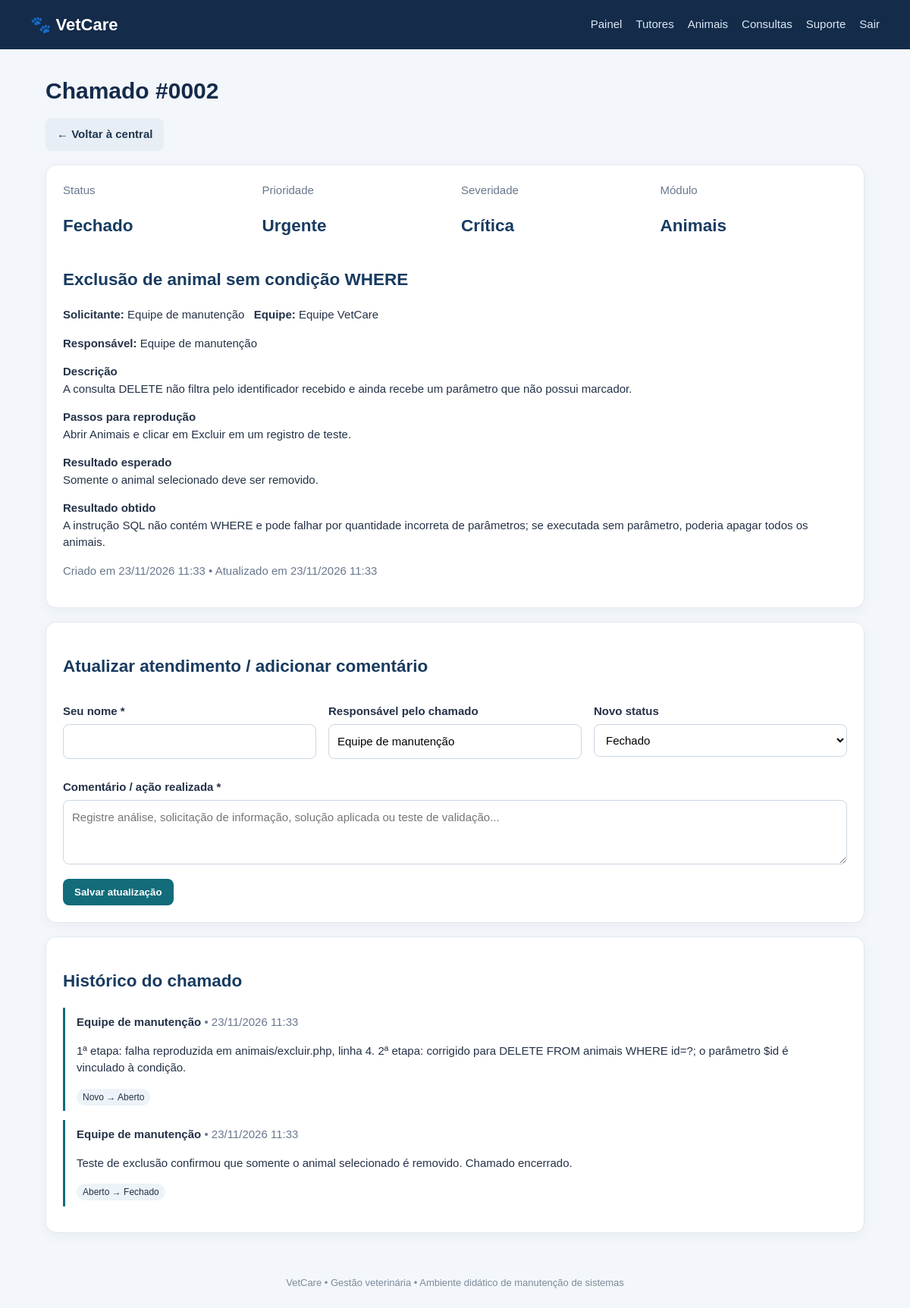
Page /vetcare_manutencao_djeniffer/chamados/ver.php?id=2 (signed in) on the committed database.
### tables this page shows
CREATE TABLE IF NOT EXISTS chamados (
  id INT AUTO_INCREMENT PRIMARY KEY,
  titulo VARCHAR(160) NOT NULL,
  modulo VARCHAR(60) NOT NULL,
  solicitante VARCHAR(120) NOT NULL,
  equipe VARCHAR(100),
  descricao TEXT NOT NULL,
  passos TEXT NOT NULL,
  resultado_esperado TEXT NOT NULL,
  resultado_obtido TEXT NOT NULL,
  severidade ENUM('Baixa','Média','Alta','Crítica') NOT NULL DEFAULT 'Média',
  prioridade ENUM('Baixa','Média','Alta','Urgente') NOT NULL DEFAULT 'Média',
  status ENUM('Aberto','Em análise','Aguardando informações','Resolvido','Fechado') NOT NULL DEFAULT 'Aberto',
  responsavel VARCHAR(120),
  criado_em TIMESTAMP DEFAULT CURRENT_TIMESTAMP,
  atualizado_em TIMESTAMP DEFAULT CURRENT_TIMESTAMP ON UPDATE CURRENT_TIMESTAMP
);

CREATE TABLE IF NOT EXISTS historico_chamados (
  id INT AUTO_INCREMENT PRIMARY KEY,
  chamado_id INT NOT NULL,
  autor VARCHAR(120) NOT NULL,
  comentario TEXT NOT NULL,
  status_anterior VARCHAR(40),
  status_novo VARCHAR(40),
  criado_em TIMESTAMP DEFAULT CURRENT_TIMESTAMP,
  CONSTRAINT fk_historico_chamado FOREIGN KEY (chamado_id)
    REFERENCES chamados(id) ON DELETE CASCADE
);

### vetcare_manutencao_djeniffer/chamados/ver.php (the view, shortened to what this page needs)
<?php
require_once __DIR__.'/../config/database.php';require_once __DIR__.'/../config/auth.php';exigirLogin();
$id=(int)($_GET['id']??0);$s=$pdo->prepare("SELECT * FROM chamados WHERE id=?");$s->execute([$id]);$c=$s->fetch();
$h=$pdo->prepare("SELECT * FROM historico_chamados WHERE chamado_id=? ORDER BY criado_em DESC");$h->execute([$id]);$historico=$h->fetchAll();
include __DIR__.'/../includes/header.php';
?>
<h1>Chamado #<?=str_pad($id,4,'0',STR_PAD_LEFT)?></h1>
<div class="actions"><a class="btn secondary" href="index.php">← Voltar à central</a></div>
<section class="panel"><div class="grid"><div><span class="muted">Status</span><h2><?=htmlspecialchars($c['status'])?></h2></div><div><span class="muted">Prioridade</span><h2><?=htmlspecialchars($c['prioridade'])?></h2></div><div><span class="muted">Severidade</span><h2><?=htmlspecialchars($c['severidade'])?></h2></div><div><span class="muted">Módulo</span><h2><?=htmlspecialchars($c['modulo'])?></h2></div></div>
<h2><?=htmlspecialchars($c['titulo'])?></h2>
<p><b>Solicitante:</b> <?=htmlspecialchars($c['solicitante'])?> &nbsp; <b>Equipe:</b> <?=htmlspecialchars($c['equipe']?:'Não informada')?></p>
<p><b>Responsável:</b> <?=htmlspecialchars($c['responsavel']?:'Não atribuído')?></p>
<p><b>Descrição</b><br><?=nl2br(htmlspecialchars($c['descricao']))?></p>
<p><b>Passos para reprodução</b><br><?=nl2br(htmlspecialchars($c['passos']))?></p>
<p><b>Resultado esperado</b><br><?=nl2br(htmlspecialchars($c['resultado_esperado']))?></p>
<p><b>Resultado obtido</b><br><?=nl2br(htmlspecialchars($c['resultado_obtido']))?></p>
<p class="muted">Criado em <?=date('d/m/Y H:i',strtotime($c['criado_em']))?> • Atualizado em <?=date('d/m/Y H:i',strtotime($c['atualizado_em']))?></p>
</section>
<section class="panel"><h2>Atualizar atendimento / adicionar comentário</h2>
<form method="post"><div class="grid">
<div class="field"><label>Seu nome *</label><input name="autor" required></div>
<div class="field"><label>Responsável pelo chamado</label><input name="responsavel" value="<?=htmlspecialchars($c['responsavel']??'')?>"></div>
<div class="field"><label>Novo status</label><select name="status"><?php foreach(['Aberto','Em análise','Aguardando informações','Resolvido','Fechado'] as $v):?><option <?=$c['status']===$v?'selected':''?>><?=$v?></option><?php endforeach;?></select></div>
</div><div class="field"><label>Comentário / ação realizada *</label><textarea name="comentario" placeholder="Registre análise, solicitação de informação, solução aplicada ou teste de validação..." required></textarea></div><button>Salvar atualização</button></form>
</section>
<section class="panel"><h2>Histórico do chamado</h2>
<?php foreach($historico as $item):?><div style="border-left:3px solid #126c79;padding:8px 15px;margin:12px 0"><b><?=htmlspecialchars($item['autor'])?></b> <span class="muted">• <?=date('d/m/Y H:i',strtotime($item['criado_em']))?></span><p><?=nl2br(htmlspecialchars($item['comentario']))?></p><?php if($item['status_novo']):?><span class="tag"><?=htmlspecialchars($item['status_anterior']?:'Novo')?> → <?=htmlspecialchars($item['status_novo'])?></span><?php endif;?></div><?php endforeach;?>
</section>
<?php include __DIR__.'/../includes/footer.php';?>

### vetcare_manutencao_djeniffer/assets/style.css (style rules this page uses)
* { box-sizing:border-box }
body { margin:0;background:#f3f6fa;color:#243247;font:15px/1.5 Arial,sans-serif }
h1 { margin:0 0 8px;color:#142b4a }
h2 { color:#183b60 }
.muted { color:#68788d }
.panel,.stat,.login-box { background:white;border:1px solid #e1e8f0;border-radius:14px;padding:22px;box-shadow:0 5px 18px #203c5b0a;margin:18px 0 }
.grid { display:grid;grid-template-columns:repeat(auto-fit,minmax(210px,1fr));gap:16px }
.actions { display:flex;gap:8px;flex-wrap:wrap;margin:14px 0 }
.btn,button { display:inline-block;border:0;border-radius:8px;padding:10px 15px;background:#126c79;color:white;text-decoration:none;cursor:pointer;font-weight:700 }
.btn.secondary { background:#e8eef5;color:#20364e }
form .field { margin:13px 0 }
label { display:block;font-weight:700;margin-bottom:5px }
input,select,textarea { width:100%;padding:11px;border:1px solid #cbd6e2;border-radius:8px;font:inherit;background:#fff }
textarea { min-height:85px }
.tag { padding:4px 8px;border-radius:20px;background:#edf3f8;font-size:12px }

### rows in the picture
chamados: status "Fechado", prioridade "Urgente", severidade "Crítica", modulo "Animais", titulo "Exclusão de animal sem condição WHERE", solicitante "Equipe de manutenção", equipe "Equipe VetCare", responsavel "Equipe de manutenção", descricao "A consulta DELETE não filtra pelo identificador recebido e ainda recebe um parâmetro que não possui marcador.", passos "Abrir Animais e clicar em Excluir em um registro de teste.", resultado_esperado "Somente o animal selecionado deve ser removido.", resultado_obtido "A instrução SQL não contém WHERE e pode falhar por quantidade incorreta de parâmetros; se executada sem parâmetro, poderia apagar todos os animais.", criado_em "23/11/2026 11:33", atualizado_em "23/11/2026 11:33"
historico_chamados: autor "Equipe de manutenção", criado_em "23/11/2026 11:33", comentario "1ª etapa: falha reproduzida em animais/excluir.php, linha 4. 2ª etapa: corrigido para DELETE FROM animais WHERE id=?; o parâmetro $id é vinculado à condição.", status_anterior "Novo", status_novo "Aberto"
historico_chamados: autor "Equipe de manutenção", criado_em "23/11/2026 11:33", comentario "Teste de exclusão confirmou que somente o animal selecionado é removido. Chamado encerrado.", status_anterior "Aberto", status_novo "Fechado"

### other values in the picture
str_pad($id,4,'0',STR_PAD_LEFT) "0002"
